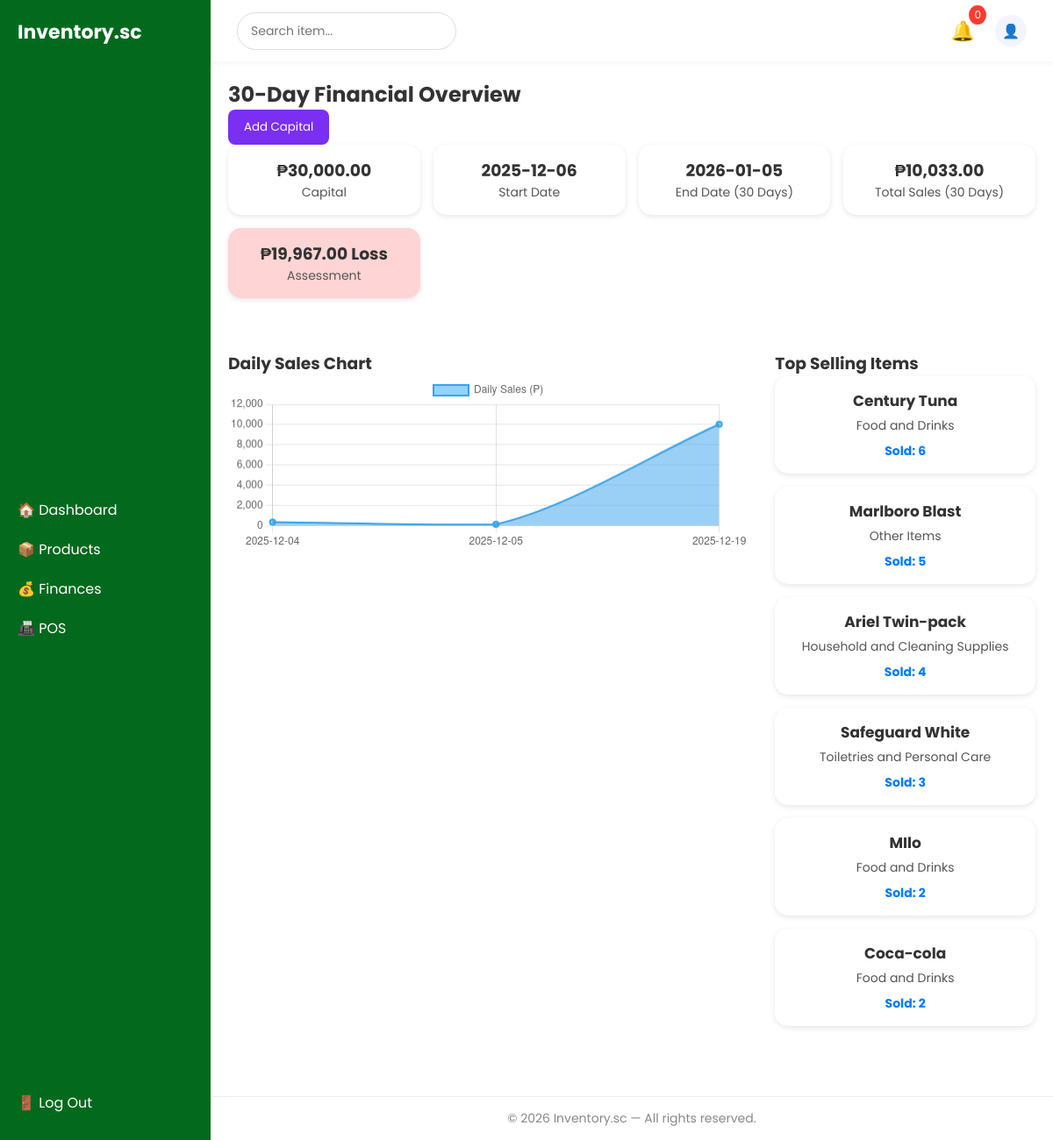
Page /inventory-system/index.php (signed in) on the committed database.
### tables this page shows
CREATE TABLE `capital` (
  `id` int(11) NOT NULL,
  `capital_amount` decimal(10,2) NOT NULL,
  `start_date` date NOT NULL,
  `user_id` int(11) NOT NULL
);

### inventory-system/index.php (the view, shortened to what this page needs)
<?php include('includes/header.php'); ?>
<?php include('includes/sidebar.php'); ?>
<main class="main-content">
    <div class="dashboard-header">
    <h2>30-Day Financial Overview</h2>
    <button class="add-expense-btn" onclick="openCapitalForm()">Add Capital</button>
    <?php
include 'config/db.php';
$user_id = $_SESSION['user_id'];
$stmt_cap = $conn->prepare("
    SELECT capital_amount, start_date
    FROM capital
    WHERE user_id = ?
    ORDER BY id DESC
    LIMIT 1
");
$stmt_cap->bind_param("i", $user_id);
$stmt_cap->execute();
$capital_result = $stmt_cap->get_result();
$capital_row = $capital_result->fetch_assoc();
if ($capital_row) {
    $capital = $capital_row['capital_amount'];
    $start_date = $capital_row['start_date'];
    $end_date = date('Y-m-d', strtotime($start_date . " +30 days"));
    $stmt_sales = $conn->prepare("
        SELECT SUM(total_amount) AS total_sales
        FROM sales
        WHERE user_id = ?
        AND DATE(date_time) BETWEEN ? AND ?
    ");
    $stmt_sales->bind_param("iss", $user_id, $start_date, $end_date);
    $stmt_sales->execute();
    $sales_result = $stmt_sales->get_result();
    $sales_row = $sales_result->fetch_assoc();
    $total_sales = $sales_row['total_sales'] ?? 0;
    $assessment = $total_sales - $capital;
} else {
    $capital = 0;
    $total_sales = 0;
    $assessment = 0;
    $start_date = "N/A";
    $end_date = "N/A";
}
?>
    <div class="category-grid">
        <div class="cat-card">
            <h3>₱<?php echo number_format($capital, 2); ?></h3>
            <p>Capital</p>
        </div>
        <div class="cat-card">
            <h3><?php echo $start_date; ?></h3>
            <p>Start Date</p>
        </div>
        <div class="cat-card">
            <h3><?php echo $end_date; ?></h3>
            <p>End Date (30 Days)</p>
        </div>
        <div class="cat-card">
            <h3>₱<?php echo number_format($total_sales, 2); ?></h3>
            <p>Total Sales (30 Days)</p>
        </div>
        <div class="cat-card" style="background: <?php echo ($assessment >= 0 ? '#d4f8d4' : '#ffd4d4'); ?>;">
            <h3>
                <?php
                if ($assessment >= 0) {
                    echo "₱" . number_format($assessment, 2) . " Gain";
                } else {
                    echo "₱" . number_format(abs($assessment), 2) . " Loss";
                }
                ?>
            </h3>
            <p>Assessment</p>
        </div>
    </div>
</div>
    <section class="content-grid">
        <div class="sales-chart">
            <h3>Daily Sales Chart</h3>
<?php
include 'config/db.php';
$user_id = $_SESSION['user_id'];
$stmt = $conn->prepare("
    SELECT
        DATE(date_time) AS sale_day,
        SUM(total_amount) AS total_sales
    FROM sales
    WHERE user_id = ?
    GROUP BY DATE(date_time)
    ORDER BY sale_day ASC
");
$stmt->bind_param("i", $user_id);
$stmt->execute();
$query = $stmt->get_result();
$dates = [];
$totals = [];
while ($row = $query->fetch_assoc()) {
    $dates[] = $row['sale_day'];
    $totals[] = $row['total_sales'];
}
$dates_json = json_encode($dates);
$totals_json = json_encode($totals);
?>
<canvas id="salesChart" height="100"></canvas>
<script>
const ctx = document.getElementById('salesChart');
new Chart(ctx, {
    type: 'line',
    data: {
        labels: <?php echo $dates_json; ?>,
        datasets: [{
            label: "Daily Sales (₱)",
            data: <?php echo $totals_json; ?>,
            borderWidth: 2,
            tension: 0.3,
            fill: true
        }]
    },
    options: {
        responsive: true,
        plugins: {
            legend: { display: true }
        },
        scales: {
            y: {
                beginAtZero: true
            }
        }
    }
});
</script>
        </div>
    <div class="top-categories">
    <h3>Top Selling Items</h3>
    <?php
include 'config/db.php';
$user_id = $_SESSION['user_id'];
$stmt_top = $conn->prepare("
    SELECT
        si.product_name,
        p.product_type,
        SUM(si.quantity) AS total_sold
    FROM sale_items si
    LEFT JOIN products p
        ON si.product_name = p.product_name
        AND si.user_id = p.user_id
    WHERE si.user_id = ?
    GROUP BY si.product_name, p.product_type
    ORDER BY total_sold DESC
    LIMIT 6
");
$stmt_top->bind_param("i", $user_id);
$stmt_top->execute();
$top_items = $stmt_top->get_result();
?>
     <div class="category-grid">
        <?php while ($row = $top_items->fetch_assoc()): ?>
            <div class="cat-card">
                <h4><?php echo $row['product_name']; ?></h4>
                <p><?php echo $row['product_type'] ?? "Unknown Category"; ?></p>
                <span class="sold-info">Sold: <?php echo $row['total_sold']; ?></span>
            </div>
        <?php endwhile; ?>
    </div>
        </div>
    </section>
</main>
<?php include('includes/footer.php'); ?>

### inventory-system/assets/css/style.css (style rules this page uses)
* { margin: 0; padding: 0; box-sizing: border-box; font-family: "Poppins", sans-serif; }
body { display: flex; background: #f9f9fc; color: #333; height: 100vh; margin: 0; overflow: hidden; }
.main-content { position: absolute; top: 70px; left: 240px; right: 0; bottom: 50px; overflow-y: auto; background: #fff; padding: 20px; }
.content-grid { display: grid; grid-template-columns: 2fr 1fr; gap: 30px; }
.category-grid { display: grid; grid-template-columns: repeat(auto-fit, minmax(180px, 1fr)); gap: 15px; margin-bottom: 60px; }
.cat-card { display: flex; flex-direction: column; background: #fff; padding: 15px; border-radius: 15px; box-shadow: 0 2px 6px rgba(0,0,0,0.1); text-align: center; transition: 0.25s; }
.cat-card h4 { font-size: 17px; margin-bottom: 5px; }
.cat-card p { font-size: 14px; color: #555; }
.sold-info { margin-top: 8px; font-weight: bold; color: #007bff; font-size: 14px; }
.add-expense-btn { background: #7a2ff2; color: #fff; border: none; padding: 10px 18px; border-radius: 8px; cursor: pointer; }

### rows in the picture
capital: capital_amount "30,000.00", start_date "2025-12-06", start_date "2026-01-05"

### other values in the picture
$total_sales "10,033.00"
abs($assessment) "19,967.00"
$row['product_name'] "Century Tuna"
$row['product_type'] "Food and Drinks"
$row['total_sold'] "6"
$row['product_name'] "Marlboro Blast"
$row['product_type'] "Other Items"
$row['total_sold'] "5"
$row['product_name'] "Ariel Twin-pack"
$row['product_type'] "Household and Cleaning Supplies"
$row['total_sold'] "4"
$row['product_name'] "Safeguard White"
$row['product_type'] "Toiletries and Personal Care"
$row['total_sold'] "3"
$row['product_name'] "MIlo"
